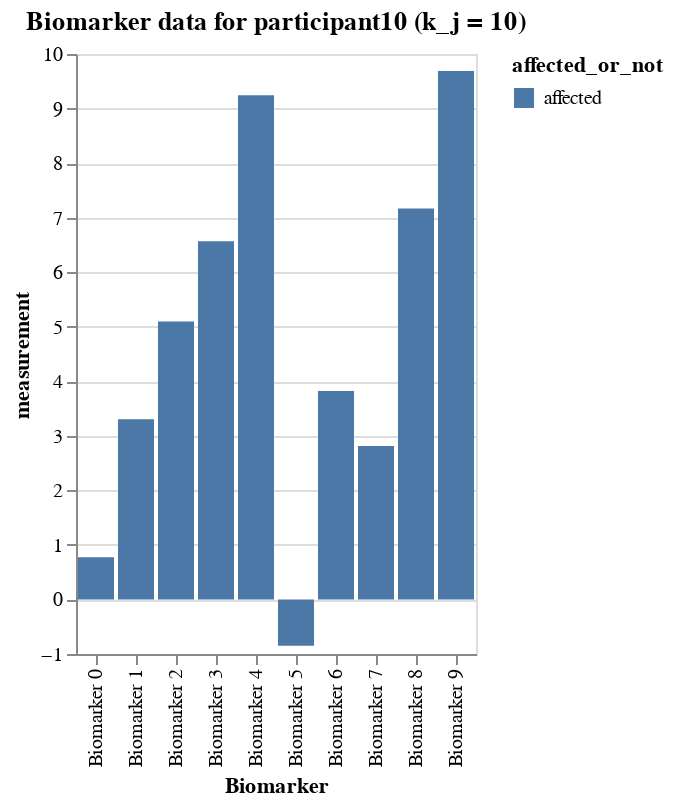

The notebook cell this image was saved under:
### Markdown cell above
### A certain participant's data

### Code cell
# participant 10
participant10_data = df_expanded[df_expanded.participant == 10]
alt.Chart(participant10_data).mark_bar().encode(
    x='Biomarker',
    y='measurement',
    color=alt.Color(
        'affected_or_not:N'
    ),
    tooltip=['Biomarker', 'affected_or_not', 'measurement']
).interactive().properties(
    title=f'Biomarker data for participant10 (k_j = {participant10_data.k_j.to_list()[0]})'
)

### Figure 1 — Vega-Lite specification as saved in the notebook (floating-point values rounded to 4 significant figures)
{"config": {"view": {"continuousWidth": 300, "continuousHeight": 300}}, "data": {"name": "data-ad1cee32c037ddcdd7cb291c55a8e414"}, "mark": {"type": "bar"}, "encoding": {"color": {"field": "affected_or_not", "type": "nominal"}, "tooltip": [{"field": "Biomarker", "type": "nominal"}, {"field": "affected_or_not", "type": "nominal"}, {"field": "measurement", "type": "quantitative"}], "x": {"field": "Biomarker", "type": "nominal"}, "y": {"field": "measurement", "type": "quantitative"}}, "params": [{"name": "param_1", "select": {"type": "interval", "encodings": ["x", "y"]}, "bind": "scales"}], "title": "Biomarker data for participant10 (k_j = 10)", "$schema": "https://vega.github.io/schema/vega-lite/v5.16.3.json", "datasets": {"data-ad1cee32c037ddcdd7cb291c55a8e414": [{"Biomarker": "Biomarker 0", "participant": 10, "measurement": 0.7744, "k_j": 10, "S_n": 9, "affected_or_not": "affected"}, {"Biomarker": "Biomarker 1", "participant": 10, "measurement": 3.302, "k_j": 10, "S_n": 4, "affected_or_not": "affected"}, {"Biomarker": "Biomarker 2", "participant": 10, "measurement": 5.096, "k_j": 10, "S_n": 10, "affected_or_not": "affected"}, {"Biomarker": "Biomarker 3", "participant": 10, "measurement": 6.566, "k_j": 10, "S_n": 6, "affected_or_not": "affected"}, {"Biomarker": "Biomarker 4", "participant": 10, "measurement": 9.243, "k_j": 10, "S_n": 5, "affected_or_not": "affected"}, {"Biomarker": "Biomarker 5", "participant": 10, "measurement": -0.8505, "k_j": 10, "S_n": 8, "affected_or_not": "affected"}, {"Biomarker": "Biomarker 6", "participant": 10, "measurement": 3.822, "k_j": 10, "S_n": 7, "affected_or_not": "affected"}, {"Biomarker": "Biomarker 7", "participant": 10, "measurement": 2.815, "k_j": 10, "S_n": 3, "affected_or_not": "affected"}, {"Biomarker": "Biomarker 8", "participant": 10, "measurement": 7.168, "k_j": 10, "S_n": 2, "affected_or_not": "affected"}, {"Biomarker": "Biomarker 9", "participant": 10, "measurement": 9.689, "k_j": 10, "S_n": 1, "affected_or_not": "affected"}]}}
